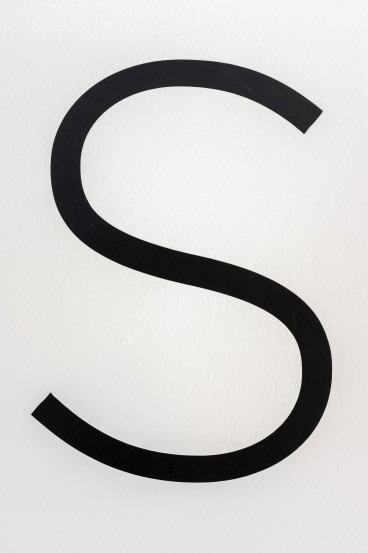
#> input picture Sample Images/S.jpg, 368 x 553 px, found by its file name
$ python skeleton.py
#> lines starting #> are read from the running program, lines starting #| are printed output that depends on the picture; after the words box and inside, x2 and y2 are one past the last pixel; in counts of white or black regions, pixels touching at a corner belong together
import cv2
import numpy as np

# Read the image as a grayscale image
img = cv2.imread(r"C:\Users\Sumeadh\Desktop\PROGRAMS\OPEN CV\S.jpg")
#> img is the input picture: shape (553, 368, 3); mean B, G, R 200.9, 202, 203.5
cv2.imshow("image",img)

img = cv2.cvtColor(img, cv2.COLOR_BGR2GRAY)
#> img: shape (553, 368)

# Threshold the image
ret,img = cv2.threshold(img, 127, 255, cv2.THRESH_BINARY_INV)
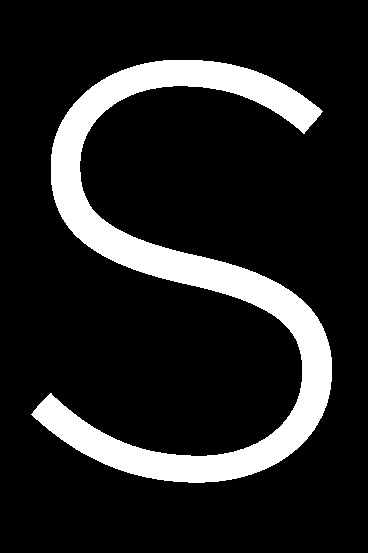
#> img: shape (553, 368); 14.4% white; 1 white region, box (x1, y1, x2, y2) and area: (31, 60, 332, 483) 29292

# Step 1: Create an empty skeleton
size = np.size(img)
#> size = 203504
print(img.shape)
#| (553, 368)
skel = np.zeros(img.shape, np.uint8)

# Get a Cross Shaped Kernel
element = cv2.getStructuringElement(cv2.MORPH_CROSS, (3,3))

# Repeat steps 2-4
while True:
    #Step 2: Open the image
    open = cv2.morphologyEx(img, cv2.MORPH_OPEN, element)
#> open: shape (553, 368); 14.4% white; 1 white region, box (x1, y1, x2, y2) and area: (31, 60, 332, 483) 29290
    #cv2.imshow("Morphologised_image",open)
    #Step 3: Substract open from the original image
    #temp = cv2.subtract (img,open)

    #cv2.imshow("tempImage",temp)

    #Step 4: Erode the original image and refine the skeleton
    eroded = cv2.erode(img, element)
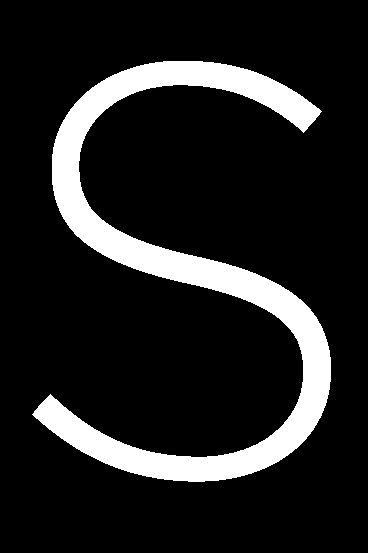
#> eroded: shape (553, 368); 13.5% white; 1 white region, box (x1, y1, x2, y2) and area: (32, 61, 331, 482) 27405
    temp=img-eroded
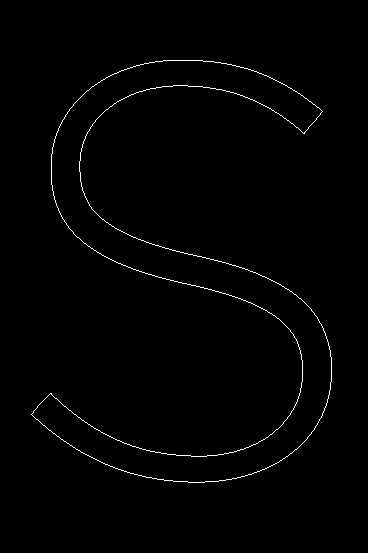
#> temp: shape (553, 368); 0.93% white in thin lines or dots, all inside (x1, y1, x2, y2) = (31, 60, 332, 483)
    cv2.imshow("test",temp)
    cv2.imshow("erodedImage",eroded)

    skel = cv2.bitwise_or(skel,temp)

    #cv2.imshow("Skeleton",skel)
    cv2.waitKey(500)

    img = eroded.copy()
    # Step 5: If there are no white pixels left ie.. the image has been completely eroded, quit the loop
    if cv2.countNonZero(img)==0:
        break

# Displaying the final skeleton
cv2.imshow("Skeleton",skel)
cv2.waitKey(0)
cv2.destroyAllWindows()

$ run again, with Sample Images/Maze.jpg copied over Sample Images/S.jpg
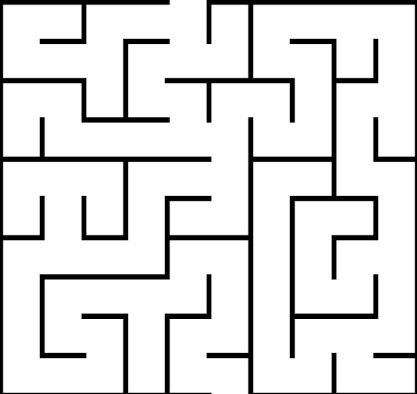
#> input picture Sample Images/Maze.jpg, 417 x 394 px, found by its file name
#> img is the input picture: shape (394, 417, 3); min 0, max 255, mean 222.6
#> `ret,img = cv2.threshold(img, 127, 255, cv2.THRESH_BINARY_INV)`:
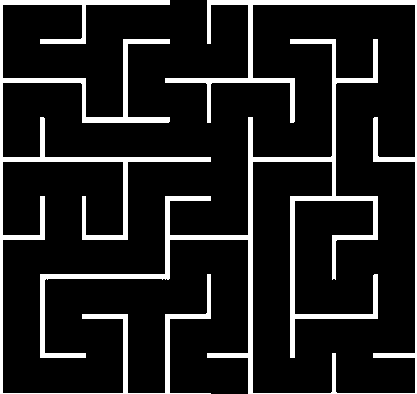
#> img: shape (394, 417); 12.3% white; 2 white regions, box (x1, y1, x2, y2) and area: (40, 0, 417, 394) 12173, (0, 0, 211, 394) 8027
#> size = 164298
#| (394, 417)
#> open: shape (394, 417); 12% white; 6 white regions, box (x1, y1, x2, y2) and area: (40, 39, 378, 394) 7841, (0, 0, 211, 394) 6439, (165, 0, 417, 394) 3969, (164, 274, 211, 394) 764, (82, 314, 129, 394) 604, (330, 353, 338, 394) 168
#> eroded: shape (394, 417); 7.4% white; 6 white regions, box (x1, y1, x2, y2) and area: (41, 40, 377, 394) 4675, (0, 0, 210, 394) 4134, (166, 0, 417, 394) 2506, (165, 275, 210, 394) 446, (83, 315, 128, 394) 363, (331, 354, 337, 394) 86
#> `temp=img-eroded`:
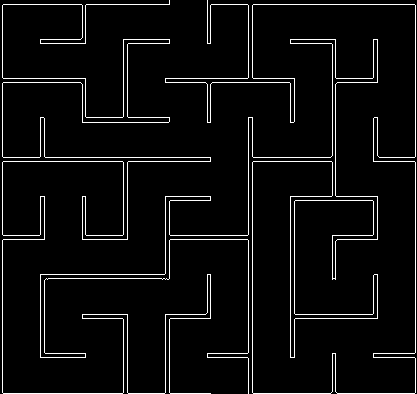
#> temp: shape (394, 417); 4.9% white in thin lines or dots
